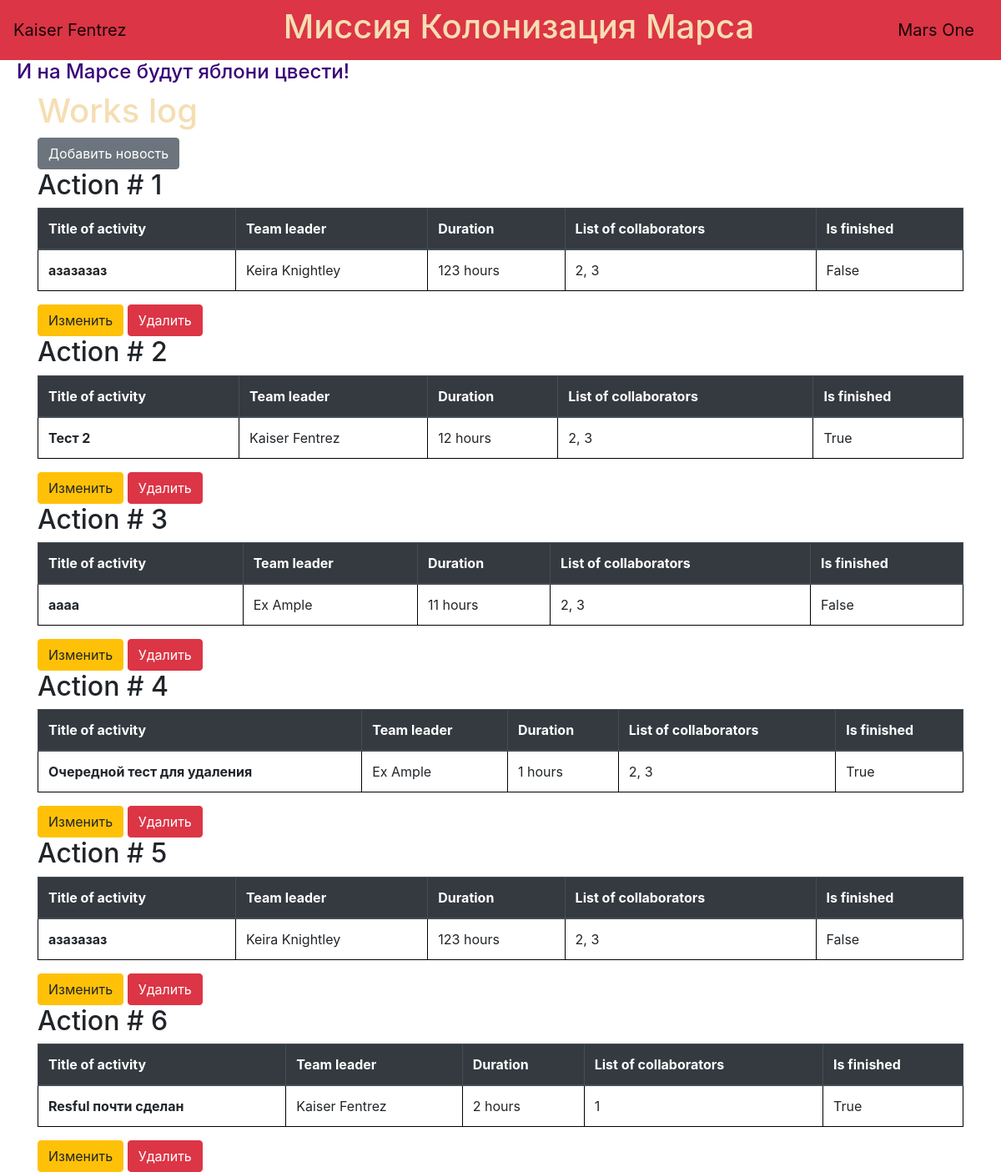
The page / (signed in) on the database its author committed.
### data/users.py (models this page shows, shortened)
class User(SqlAlchemyBase, UserMixin, SerializerMixin):
    __tablename__ = 'users'
    id = sqlalchemy.Column(sqlalchemy.Integer,
                           primary_key=True, autoincrement=True)
    surname = sqlalchemy.Column(sqlalchemy.String, nullable=True)
    name = sqlalchemy.Column(sqlalchemy.String, nullable=True)
    age = sqlalchemy.Column(sqlalchemy.Integer)
    position = sqlalchemy.Column(sqlalchemy.String, nullable=True)
    speciality = sqlalchemy.Column(sqlalchemy.String, nullable=True)
    address = sqlalchemy.Column(sqlalchemy.String, nullable=True)
    email = sqlalchemy.Column(sqlalchemy.String,
                              index=True, unique=True, nullable=True)
    hashed_password = sqlalchemy.Column(sqlalchemy.String, nullable=True)
    modified_date = sqlalchemy.Column(sqlalchemy.DateTime,
                                      default=datetime.datetime.now)
    jobs = orm.relation("Jobs", back_populates='user')

### data/jobs.py (models this page shows, shortened)
class Jobs(SqlAlchemyBase, UserMixin, SerializerMixin):
    __tablename__ = 'jobs'
    id = sqlalchemy.Column(sqlalchemy.Integer,
                           primary_key=True, autoincrement=True)
    team_leader = sqlalchemy.Column(sqlalchemy.Integer,
                                sqlalchemy.ForeignKey("users.id"))
    job = sqlalchemy.Column(sqlalchemy.Integer, nullable=True)
    work_size = sqlalchemy.Column(sqlalchemy.Integer)
    collaborators = sqlalchemy.Column(sqlalchemy.String, nullable=True)
    end_date = sqlalchemy.Column(sqlalchemy.DateTime,
                                 default=datetime.datetime.now)
    start_date = sqlalchemy.Column(sqlalchemy.DateTime,
                                   default=datetime.datetime.now)
    is_finished = sqlalchemy.Column(sqlalchemy.Boolean, nullable=True)
    user = orm.relation('User')

### main.py (the view)
@app.route("/")
def index():
    db_sess = db_session.create_session()
    jobs = db_sess.query(Jobs).all()
    return render_template("index.html", jobs=jobs)

### data/db_session.py (called while the page is built)
def create_session() -> Session:
    global __factory
    return __factory()

### main.py (called while the page is built)
@login_manager.user_loader
def load_user(user_id):
    db_sess = db_session.create_session()
    return db_sess.query(User).get(user_id)

### templates/index.html
{% extends "base.html" %}
{% block content %}
<h1>Works log</h1>
{% if current_user.is_authenticated %}
<a href="jobs" class="btn btn-secondary">Добавить новость</a>
{% endif %}
{% for item in jobs%}
<h2> Action # {{item.id}} </h2>
<table class="table">
    <thead class="thead-dark">
    <tr>
        <th scope="col">Title of activity</th>
        <th scope="col">Team leader</th>
        <th scope="col">Duration</th>
        <th scope="col">List of collaborators</th>
        <th scope="col">Is finished</th>
    </tr>
    </thead>
    <tbody>
    <tr>
        <th scope="row">{{item.job}}</th>
        <td>{{item.user.surname}} {{item.user.name}}</td>
        <td>{{item.work_size}} hours</td>
        <td>{{item.collaborators}}</td>
        <td>{{item.is_finished}}</td>
    </tr>
    </tbody>
</table>
{% if (current_user.is_authenticated and current_user == item.user) or current_user.id == 1 %}
<div>
    <a href="/jobs/{{ item.id }}" class="btn btn-warning">
        Изменить
    </a>
    <a href="/jobs_delete/{{ item.id }}" class="btn btn-danger">
        Удалить
    </a>
</div>
{% endif %}
{% endfor %}
{% endblock %}

### templates/base.html (shortened to what this page needs)
<!doctype html>
<html lang="en">
<head>
    <link rel="stylesheet" type="text/css" href="{{ url_for('static', filename='css/style2.css') }}">
    <link rel="stylesheet" href="https://stackpath.bootstrapcdn.com/bootstrap/4.4.1/css/bootstrap.min.css"
>
</head>
<body>
    <header>
        <nav class="navbar navbar-light bg-danger">
            {% if current_user.is_authenticated %}
            <a class="navbar-brand" href="/logout">{{ current_user.surname}} {{ current_user.name }}</a>
            {% else %}
            <p>
                <a class="btn btn-primary " href="/register">Зарегистрироваться</a>
                <a class="btn btn-success" href="/login">Войти</a>
            </p>
            {% endif %}
            <h1>Миссия Колонизация Марса</h1>
            <a class="navbar-brand" href="#">Mars One</a>
        </nav>
    </header>
    <h4>И на Марсе будут яблони цвести!</h4>
    <main role="main" class="container">
        {% block content %}{% endblock %}
    </main>
</body>
</html>

### static/css/style2.css (style rules this page uses)
h4 { padding-left: 20px; color: rgb(56, 0, 121); }
h1 { color: wheat; }
table, th, td { border: 1px solid black; border-collapse: collapse; }
td { padding: 100px; }

### rows shown on the page
User: surname "Kaiser", name "Fentrez"
Jobs: id "1", job "азазазаз", user.surname "Keira", user.name "Knightley", work_size "123", collaborators "2, 3", is_finished "False"
Jobs: id "2", job "Тест 2", user.surname "Kaiser", user.name "Fentrez", work_size "12", collaborators "2, 3", is_finished "True"
Jobs: id "3", job "аааа", user.surname "Ex", user.name "Ample", work_size "11", collaborators "2, 3", is_finished "False"
Jobs: id "4", job "Очередной тест для удаления", user.surname "Ex", user.name "Ample", work_size "1", collaborators "2, 3", is_finished "True"
Jobs: id "5", job "азазазаз", user.surname "Keira", user.name "Knightley", work_size "123", collaborators "2, 3", is_finished "False"
Jobs: id "6", job "Resful почти сделан", user.surname "Kaiser", user.name "Fentrez", work_size "2", collaborators "1", is_finished "True"
